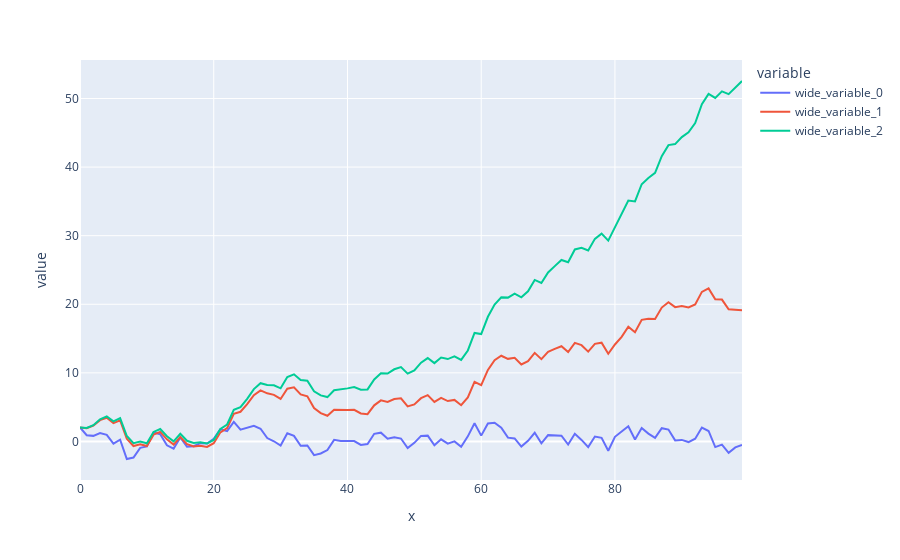

Source (notebook cell):
### Markdown cell above
### Stationary, Explosive and Unit root processes

### Code cell
T = 1000
u = np.random.normal(0,1,T)
y1 = np.zeros(T)
y2 = np.zeros(T)
y3 = np.zeros(T)
for t in range(T):
    y1[t] = 0.5*y1[t-1]+u[t]
    y2[t] = 1*y2[t-1]+u[t]
    y3[t] = 1.02*y3[t-1]+u[t]

px.line(y=[y1[0:100],y2[0:100],y3[0:100]],x=np.arange(100))
